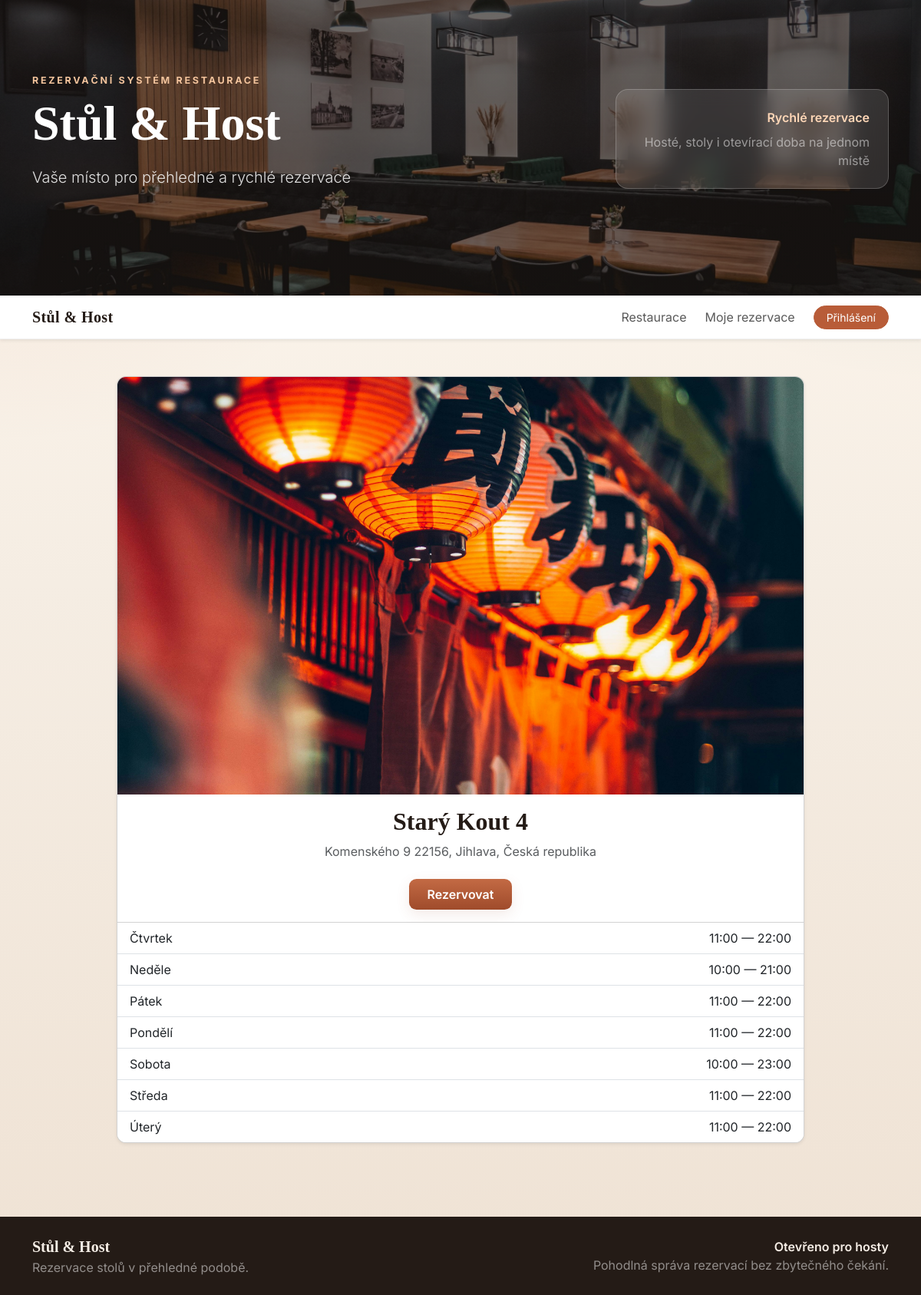
The app's page /restaurace/25/, older data.
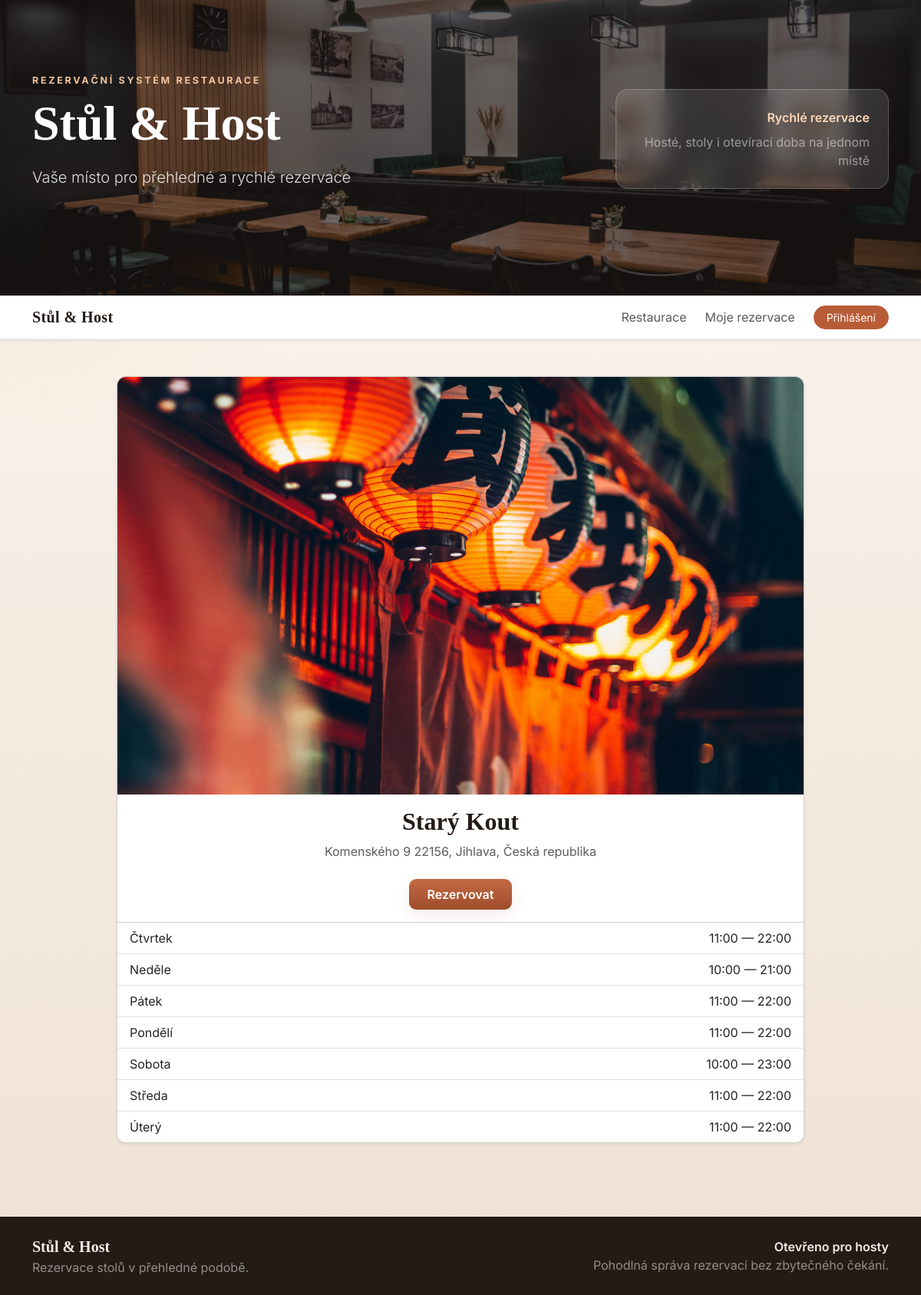
The same page, newer data.
### knihovna/models.py (models this page shows, shortened)
class Restaurace(models.Model):
    nazev = models.CharField(max_length=100)
    adresa = models.ForeignKey('Adresa', on_delete=models.CASCADE)
    image = models.ImageField(upload_to='restaurace/', blank=True, null=True)
    class Meta:
        verbose_name = "Restaurace"
        verbose_name_plural = "Restaurace"

class Adresa(models.Model):
    ulice = models.CharField(max_length=100)
    psc = models.CharField(max_length=10)
    mesto = models.ForeignKey(Mesto, on_delete=models.CASCADE)
    def __str__(self):
        return f"{self.ulice} {self.psc}, {self.mesto}"
    class Meta:
        verbose_name = "Adresa"
        verbose_name_plural = "Adresy"

class Mesto(models.Model):
    nazev = models.CharField(max_length=100)
    stat = models.ForeignKey(Stat, on_delete=models.CASCADE)
    def __str__(self):
        return f"{self.nazev}, {self.stat}"
    class Meta:
        verbose_name = "Město"
        verbose_name_plural = "Města"

class Stat(models.Model):
    nazev = models.CharField(max_length=100)
    def __str__(self):
        return self.nazev
    class Meta:
        verbose_name = "Stát"
        verbose_name_plural = "Státy"

### knihovna/views.py (the view)
# urls.py: path('restaurace/<int:pk>/', restaurant_detail, name='restaurant_detail'),
def restaurant_detail(request, pk):
    restaurant = get_object_or_404(Restaurace, pk=pk)
    opening_hours = Oteviraci_doba.objects.filter(Restaurace=restaurant).order_by('den')
    return render(request, 'restaurants/restaurace_detail.html', {
        'restaurant': restaurant,
        'opening_hours': opening_hours,
    })

### knihovna/templates/restaurants/restaurace_detail.html (shortened to what this page needs)
{% extends "base.html" %}
{% block content %}
<div class="restaurant-detail-container">
    <div class="card restaurant-detail-card mx-auto shadow-sm">
        {% if restaurant.image %}
        <div class="restaurant-detail-image-wrap">
            <img src="{{ restaurant.image.url }}" alt="{{ restaurant.nazev }}" class="restaurant-detail-image">
        </div>
        {% elif image_url %}
        <div class="restaurant-detail-image-wrap">
            <img src="{{ image_url }}" alt="{{ restaurant.nazev }}" class="restaurant-detail-image">
        </div>
        {% else %}
        <div class="alert alert-info m-3">No image available for this restaurant.</div>
        {% endif %}
        <div class="card-body text-center">
            <h1 class="restaurant-detail-name mb-2">{{ restaurant.nazev }}</h1>
            {% if restaurant.adresa %}
            <div class="text-muted mb-2">{{ restaurant.adresa }}</div>
            {% endif %}
            <a href="{% url 'rezervace' restaurant.id %}" class="btn btn-restaurant-primary mt-3 px-4">Rezervovat</a>
        </div>
        {% if opening_hours %}
        <div class="list-group list-group-flush">
            {% for o in opening_hours %}
            <div class="list-group-item d-flex justify-content-between align-items-center">
                <div>{{ o.get_den_display }}</div>
                <div class="text-nowrap">{{ o.otevreno_od }} — {{ o.otevreno_do }}</div>
            </div>
            {% endfor %}
        </div>
        {% endif %}
    </div>
</div>
{% endblock %}

Row changes from the older to the newer data that the page shows:
changed Restaurace "Komenského 9 22156, Jihlava, Česká republika": nazev "Starý Kout 4" → "Starý Kout"
